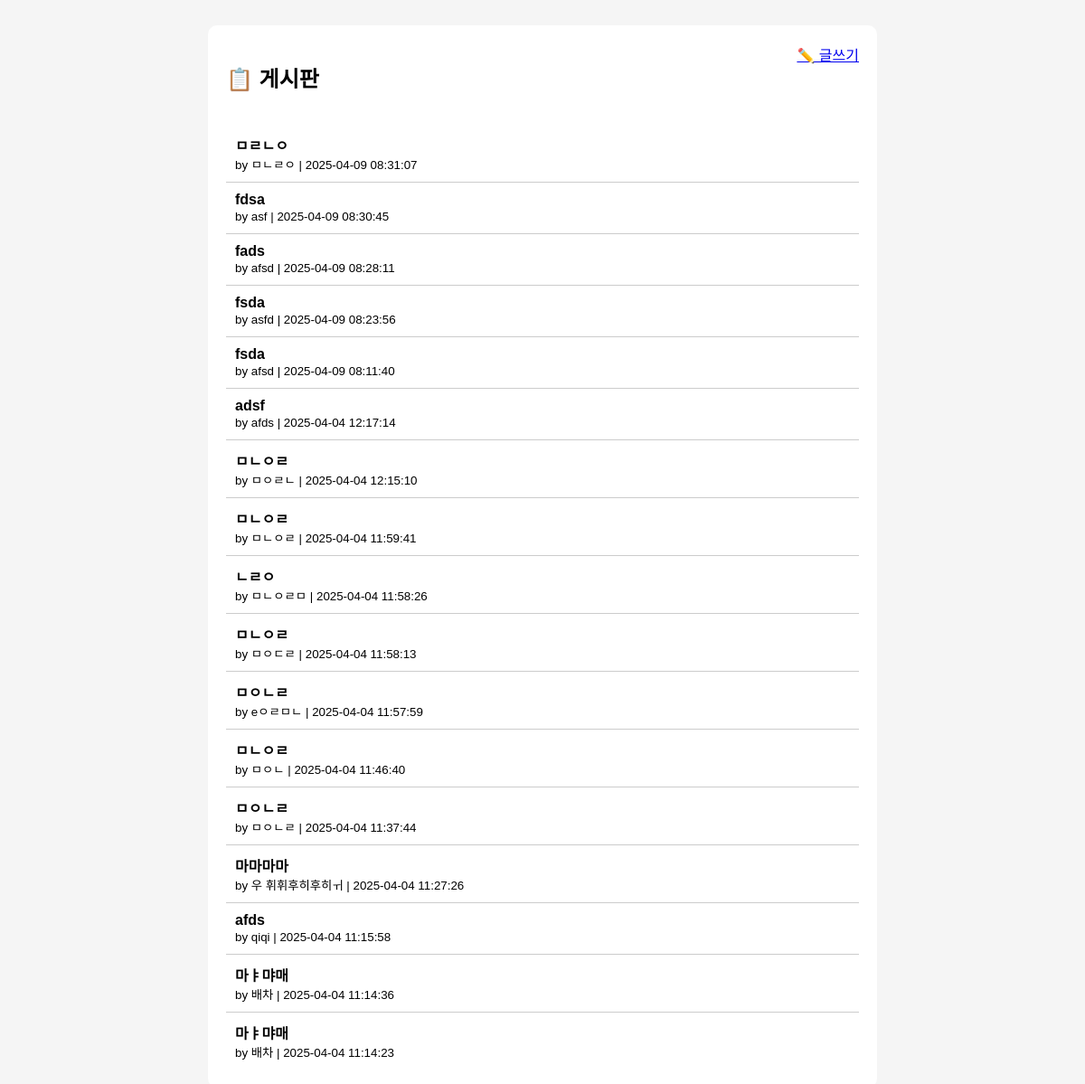
Screenshot of /board (signed in) with the database file from the repository.
### tables this page shows
CREATE TABLE posts (
    id INTEGER PRIMARY KEY AUTOINCREMENT,
    title TEXT NOT NULL,
    content TEXT NOT NULL,
    nickname TEXT NOT NULL,
    created_at TIMESTAMP DEFAULT CURRENT_TIMESTAMP
);

### app.py (the view)
@app.route("/board")
def board():
    if "email" not in session:
        return redirect(url_for("login"))
    conn = get_db_connection()
    posts = conn.execute("SELECT * FROM posts ORDER BY created_at DESC").fetchall()
    conn.close()
    return render_template("board.html", posts=posts)

### app.py (called while the page is built)
def get_db_connection():
    conn = sqlite3.connect("users.db")
    conn.row_factory = sqlite3.Row
    return conn

### templates/board.html (shortened to what this page needs)
<!DOCTYPE html>
<html>
<head>
</head>
<body>
    <div class="board">
        <div class="top-bar">
            <h2>📋 게시판</h2>
            <a href="{{ url_for('write') }}">✏️ 글쓰기</a>
        </div>
        {% for post in posts %}
        <div class="post">
            <a href="{{ url_for('view_post', post_id=post['id']) }}">{{ post['title'] }}</a><br>
            <small>by {{ post['nickname'] }} | {{ post['created_at'] }}</small>
        </div>
        {% endfor %}
    </div>
</body>
</html>

### templates/board.html (style rules this page uses)
body { font-family: sans-serif; background: #f5f5f5; padding: 20px; }
.board { max-width: 700px; margin: auto; background: white; padding: 20px; border-radius: 10px; }
.post { padding: 10px; border-bottom: 1px solid #ccc; }
.post:last-child { border-bottom: none; }
.post a { text-decoration: none; color: black; font-weight: bold; }
.top-bar { display: flex; justify-content: space-between; margin-bottom: 15px; }

### rows the page displays
posts: title "ㅁㄹㄴㅇ", nickname "ㅁㄴㄹㅇ", created_at "2025-04-09 08:31:07"
posts: title "fdsa", nickname "asf", created_at "2025-04-09 08:30:45"
posts: title "fads", nickname "afsd", created_at "2025-04-09 08:28:11"
posts: title "fsda", nickname "asfd", created_at "2025-04-09 08:23:56"
posts: title "fsda", nickname "afsd", created_at "2025-04-09 08:11:40"
posts: title "adsf", nickname "afds", created_at "2025-04-04 12:17:14"
posts: title "ㅁㄴㅇㄹ", nickname "ㅁㅇㄹㄴ", created_at "2025-04-04 12:15:10"
posts: title "ㅁㄴㅇㄹ", nickname "ㅁㄴㅇㄹ", created_at "2025-04-04 11:59:41"
posts: title "ㄴㄹㅇ", nickname "ㅁㄴㅇㄹㅁ", created_at "2025-04-04 11:58:26"
posts: title "ㅁㄴㅇㄹ", nickname "ㅁㅇㄷㄹ", created_at "2025-04-04 11:58:13"
posts: title "ㅁㅇㄴㄹ", nickname "eㅇㄹㅁㄴ", created_at "2025-04-04 11:57:59"
posts: title "ㅁㄴㅇㄹ", nickname "ㅁㅇㄴ", created_at "2025-04-04 11:46:40"
posts: title "ㅁㅇㄴㄹ", nickname "ㅁㅇㄴㄹ", created_at "2025-04-04 11:37:44"
posts: title "마마마마", nickname "우 휘휘후히후히ㅟ", created_at "2025-04-04 11:27:26"
posts: title "afds", nickname "qiqi", created_at "2025-04-04 11:15:58"
posts: title "마ㅑ먀매", nickname "배차", created_at "2025-04-04 11:14:36"
posts: title "마ㅑ먀매", nickname "배차", created_at "2025-04-04 11:14:23"
